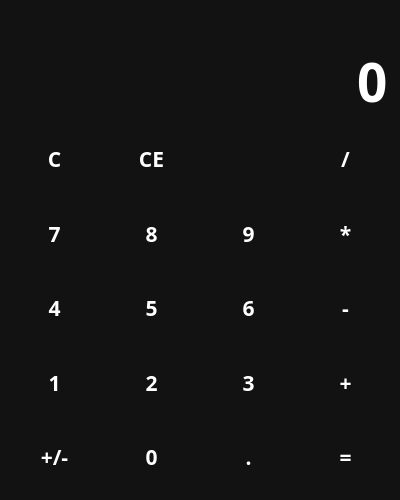
<?xml version="1.0" encoding="UTF-8"?>
<ui version="4.0">
 <class>MainWindow</class>
 <widget class="QMainWindow" name="MainWindow">
  <property name="geometry">
   <rect>
    <x>0</x>
    <y>0</y>
    <width>400</width>
    <height>500</height>
   </rect>
  </property>
  <property name="minimumSize">
   <size>
    <width>400</width>
    <height>500</height>
   </size>
  </property>
  <property name="windowTitle">
   <string>Calculator</string>
  </property>
  <property name="windowIcon">
   <iconset resource="files.qrc">
    <normaloff>:/icons/calculate_FILL0_wght400_GRAD0_opsz48.png</normaloff>:/icons/calculate_FILL0_wght400_GRAD0_opsz48.png</iconset>
  </property>
  <property name="styleSheet">
   <string notr="true">QWidget {
    color:white;
    background-color: #121212;
    font-family: Rubik;
    font-size: 16pt;
    font-weight: 600;
}

QPushButton {
    background-color: transparent;
    border:none ;
}

QPushButton:hover {
    background-color:#666;

}
QPushButton:pressed {
    background-color: #888;

}</string>
  </property>
  <widget class="QWidget" name="centralwidget">
   <layout class="QVBoxLayout" name="verticalLayout">
    <item>
     <widget class="QLabel" name="lbl_temp">
      <property name="sizePolicy">
       <sizepolicy hsizetype="Preferred" vsizetype="Maximum">
        <horstretch>0</horstretch>
        <verstretch>0</verstretch>
       </sizepolicy>
      </property>
      <property name="styleSheet">
       <string notr="true">color:#888;</string>
      </property>
      <property name="text">
       <string/>
      </property>
      <property name="alignment">
       <set>Qt::AlignRight|Qt::AlignTrailing|Qt::AlignVCenter</set>
      </property>
     </widget>
    </item>
    <item>
     <widget class="QLineEdit" name="l_e">
      <property name="sizePolicy">
       <sizepolicy hsizetype="Expanding" vsizetype="Maximum">
        <horstretch>0</horstretch>
        <verstretch>0</verstretch>
       </sizepolicy>
      </property>
      <property name="styleSheet">
       <string notr="true">font-size:40pt;
border:none;</string>
      </property>
      <property name="text">
       <string>0</string>
      </property>
      <property name="maxLength">
       <number>10</number>
      </property>
      <property name="alignment">
       <set>Qt::AlignRight|Qt::AlignTrailing|Qt::AlignVCenter</set>
      </property>
      <property name="readOnly">
       <bool>true</bool>
      </property>
     </widget>
    </item>
    <item>
     <layout class="QGridLayout" name="layout_buttons">
      <item row="3" column="0">
       <widget class="QPushButton" name="btn_1">
        <property name="sizePolicy">
         <sizepolicy hsizetype="Minimum" vsizetype="Expanding">
          <horstretch>0</horstretch>
          <verstretch>0</verstretch>
         </sizepolicy>
        </property>
        <property name="text">
         <string>1</string>
        </property>
        <property name="shortcut">
         <string>1</string>
        </property>
       </widget>
      </item>
      <item row="4" column="3">
       <widget class="QPushButton" name="btn_res">
        <property name="sizePolicy">
         <sizepolicy hsizetype="Minimum" vsizetype="Expanding">
          <horstretch>0</horstretch>
          <verstretch>0</verstretch>
         </sizepolicy>
        </property>
        <property name="text">
         <string>=</string>
        </property>
        <property name="shortcut">
         <string>=</string>
        </property>
       </widget>
      </item>
      <item row="1" column="0">
       <widget class="QPushButton" name="btn_7">
        <property name="sizePolicy">
         <sizepolicy hsizetype="Minimum" vsizetype="Expanding">
          <horstretch>0</horstretch>
          <verstretch>0</verstretch>
         </sizepolicy>
        </property>
        <property name="text">
         <string>7</string>
        </property>
        <property name="shortcut">
         <string>7</string>
        </property>
       </widget>
      </item>
      <item row="3" column="3">
       <widget class="QPushButton" name="btn_plus">
        <property name="sizePolicy">
         <sizepolicy hsizetype="Minimum" vsizetype="Expanding">
          <horstretch>0</horstretch>
          <verstretch>0</verstretch>
         </sizepolicy>
        </property>
        <property name="text">
         <string>+</string>
        </property>
       </widget>
      </item>
      <item row="4" column="2">
       <widget class="QPushButton" name="btn_point">
        <property name="sizePolicy">
         <sizepolicy hsizetype="Minimum" vsizetype="Expanding">
          <horstretch>0</horstretch>
          <verstretch>0</verstretch>
         </sizepolicy>
        </property>
        <property name="text">
         <string>.</string>
        </property>
        <property name="shortcut">
         <string>.</string>
        </property>
       </widget>
      </item>
      <item row="2" column="0">
       <widget class="QPushButton" name="btn_4">
        <property name="sizePolicy">
         <sizepolicy hsizetype="Minimum" vsizetype="Expanding">
          <horstretch>0</horstretch>
          <verstretch>0</verstretch>
         </sizepolicy>
        </property>
        <property name="text">
         <string>4</string>
        </property>
        <property name="shortcut">
         <string>4</string>
        </property>
       </widget>
      </item>
      <item row="0" column="0">
       <widget class="QPushButton" name="btn_c">
        <property name="sizePolicy">
         <sizepolicy hsizetype="Minimum" vsizetype="Expanding">
          <horstretch>0</horstretch>
          <verstretch>0</verstretch>
         </sizepolicy>
        </property>
        <property name="text">
         <string>C</string>
        </property>
       </widget>
      </item>
      <item row="4" column="0">
       <widget class="QPushButton" name="btn_plus_min">
        <property name="sizePolicy">
         <sizepolicy hsizetype="Minimum" vsizetype="Expanding">
          <horstretch>0</horstretch>
          <verstretch>0</verstretch>
         </sizepolicy>
        </property>
        <property name="text">
         <string>+/-</string>
        </property>
       </widget>
      </item>
      <item row="4" column="1">
       <widget class="QPushButton" name="btn_0">
        <property name="sizePolicy">
         <sizepolicy hsizetype="Minimum" vsizetype="Expanding">
          <horstretch>0</horstretch>
          <verstretch>0</verstretch>
         </sizepolicy>
        </property>
        <property name="text">
         <string>0</string>
        </property>
        <property name="shortcut">
         <string>0</string>
        </property>
       </widget>
      </item>
      <item row="2" column="3">
       <widget class="QPushButton" name="btn_min">
        <property name="sizePolicy">
         <sizepolicy hsizetype="Minimum" vsizetype="Expanding">
          <horstretch>0</horstretch>
          <verstretch>0</verstretch>
         </sizepolicy>
        </property>
        <property name="text">
         <string>-</string>
        </property>
        <property name="shortcut">
         <string>-</string>
        </property>
       </widget>
      </item>
      <item row="1" column="3">
       <widget class="QPushButton" name="btn_multy">
        <property name="sizePolicy">
         <sizepolicy hsizetype="Minimum" vsizetype="Expanding">
          <horstretch>0</horstretch>
          <verstretch>0</verstretch>
         </sizepolicy>
        </property>
        <property name="text">
         <string>*</string>
        </property>
        <property name="shortcut">
         <string>*</string>
        </property>
       </widget>
      </item>
      <item row="0" column="3">
       <widget class="QPushButton" name="btn_div">
        <property name="sizePolicy">
         <sizepolicy hsizetype="Minimum" vsizetype="Expanding">
          <horstretch>0</horstretch>
          <verstretch>0</verstretch>
         </sizepolicy>
        </property>
        <property name="text">
         <string>/</string>
        </property>
        <property name="shortcut">
         <string>/</string>
        </property>
       </widget>
      </item>
      <item row="0" column="2">
       <widget class="QPushButton" name="btn_backspace">
        <property name="sizePolicy">
         <sizepolicy hsizetype="Minimum" vsizetype="Expanding">
          <horstretch>0</horstretch>
          <verstretch>0</verstretch>
         </sizepolicy>
        </property>
        <property name="text">
         <string/>
        </property>
        <property name="icon">
         <iconset resource="files.qrc">
          <normaloff>:/icons/backspace-arrow.png</normaloff>:/icons/backspace-arrow.png</iconset>
        </property>
        <property name="iconSize">
         <size>
          <width>24</width>
          <height>24</height>
         </size>
        </property>
        <property name="shortcut">
         <string>Backspace</string>
        </property>
       </widget>
      </item>
      <item row="0" column="1">
       <widget class="QPushButton" name="btn_ce">
        <property name="sizePolicy">
         <sizepolicy hsizetype="Minimum" vsizetype="Expanding">
          <horstretch>0</horstretch>
          <verstretch>0</verstretch>
         </sizepolicy>
        </property>
        <property name="text">
         <string>CE</string>
        </property>
        <property name="shortcut">
         <string>Del</string>
        </property>
       </widget>
      </item>
      <item row="1" column="1">
       <widget class="QPushButton" name="btn_8">
        <property name="sizePolicy">
         <sizepolicy hsizetype="Minimum" vsizetype="Expanding">
          <horstretch>0</horstretch>
          <verstretch>0</verstretch>
         </sizepolicy>
        </property>
        <property name="text">
         <string>8</string>
        </property>
        <property name="shortcut">
         <string>8</string>
        </property>
       </widget>
      </item>
      <item row="1" column="2">
       <widget class="QPushButton" name="btn_9">
        <property name="sizePolicy">
         <sizepolicy hsizetype="Minimum" vsizetype="Expanding">
          <horstretch>0</horstretch>
          <verstretch>0</verstretch>
         </sizepolicy>
        </property>
        <property name="text">
         <string>9</string>
        </property>
        <property name="shortcut">
         <string>9</string>
        </property>
       </widget>
      </item>
      <item row="2" column="2">
       <widget class="QPushButton" name="btn_6">
        <property name="sizePolicy">
         <sizepolicy hsizetype="Minimum" vsizetype="Expanding">
          <horstretch>0</horstretch>
          <verstretch>0</verstretch>
         </sizepolicy>
        </property>
        <property name="text">
         <string>6</string>
        </property>
        <property name="shortcut">
         <string>6</string>
        </property>
       </widget>
      </item>
      <item row="3" column="2">
       <widget class="QPushButton" name="btn_3">
        <property name="sizePolicy">
         <sizepolicy hsizetype="Minimum" vsizetype="Expanding">
          <horstretch>0</horstretch>
          <verstretch>0</verstretch>
         </sizepolicy>
        </property>
        <property name="text">
         <string>3</string>
        </property>
        <property name="shortcut">
         <string>3</string>
        </property>
       </widget>
      </item>
      <item row="3" column="1">
       <widget class="QPushButton" name="btn_2">
        <property name="sizePolicy">
         <sizepolicy hsizetype="Minimum" vsizetype="Expanding">
          <horstretch>0</horstretch>
          <verstretch>0</verstretch>
         </sizepolicy>
        </property>
        <property name="text">
         <string>2</string>
        </property>
        <property name="shortcut">
         <string>2</string>
        </property>
       </widget>
      </item>
      <item row="2" column="1">
       <widget class="QPushButton" name="btn_5">
        <property name="sizePolicy">
         <sizepolicy hsizetype="Minimum" vsizetype="Expanding">
          <horstretch>0</horstretch>
          <verstretch>0</verstretch>
         </sizepolicy>
        </property>
        <property name="text">
         <string>5</string>
        </property>
        <property name="shortcut">
         <string>5</string>
        </property>
       </widget>
      </item>
     </layout>
    </item>
   </layout>
  </widget>
 </widget>
 <resources>
  <include location="files.qrc"/>
 </resources>
 <connections/>
</ui>
